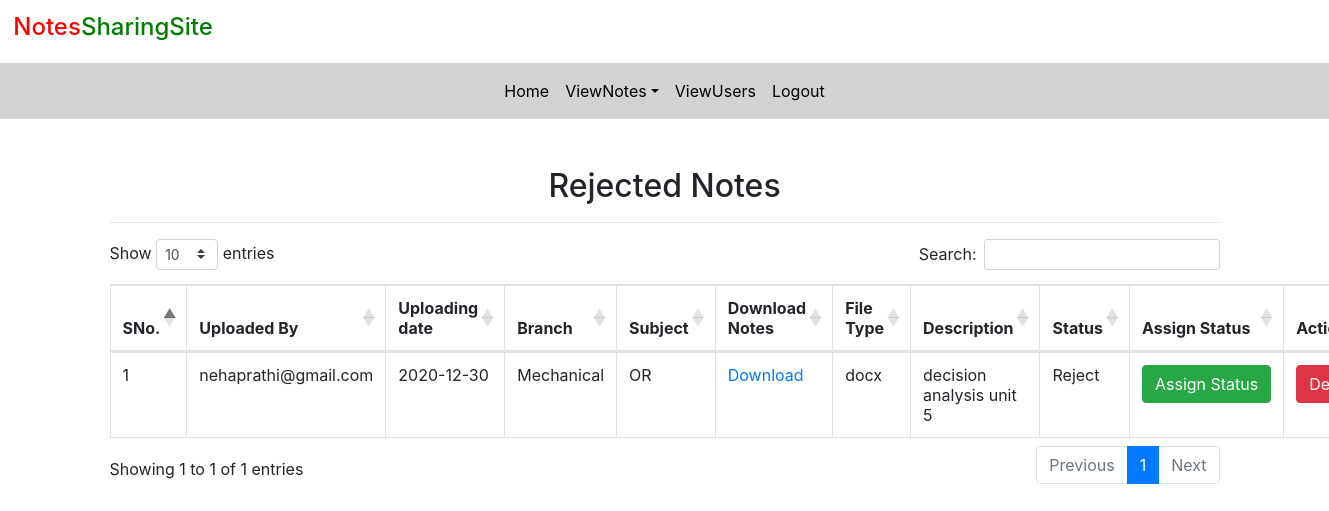
Before: /rejected_notes (signed in) with the older database file.
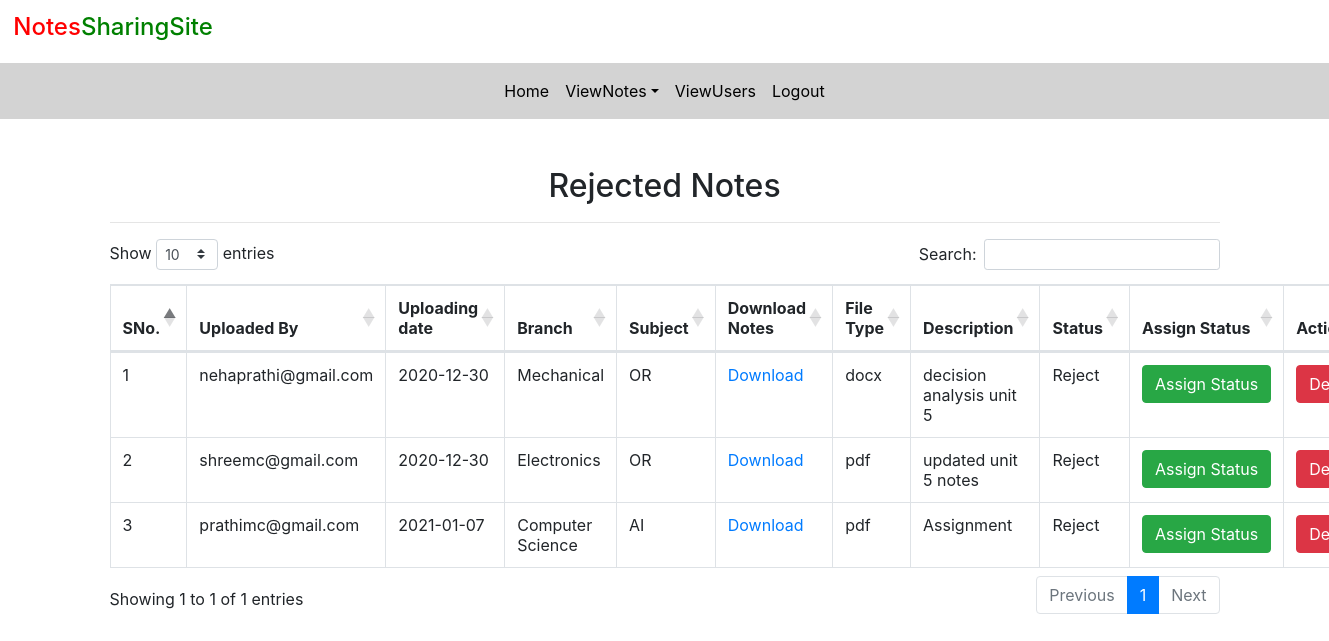
After: the same page with the newer database file.
### notes/models.py (models this page shows, shortened)
class Notes(models.Model):
	user=models.ForeignKey(User,on_delete=models.CASCADE)
	uploadingdate=models.CharField(max_length=30)
	branch=models.CharField(max_length=30)
	subject=models.CharField(max_length=30)
	notesfile=models.FileField(null=True)
	filetype=models.CharField(max_length=30)
	description=models.CharField(max_length=200,null=True)
	status=models.CharField(max_length=15)

### notes/views.py (the view)
# urls.py: path('rejected_notes',rejected_notes,name='rejected_notes'),
def rejected_notes(request):
	if not request.user.is_authenticated:
		return redirect('login_admin')
	notes = Notes.objects.filter(status="Reject")
	d={'notes':notes}
	return render(request,'rejected_notes.html',d)

### notes/templates/rejected_notes.html (shortened to what this page needs)
{% extends 'admin_nav.html' %}
{% load static %}
{% block body %}
<link rel ="stylesheet" href="https://cdnjs.cloudflare.com/ajax/libs/twitter-bootstrap/4.5.2/css/bootstrap.css">
<link rel ="stylesheet" href="https://cdn.datatables.net/1.10.22/css/dataTables.bootstrap4.min.css">
<div class="container mt-5">
	<h2 class="text-center">Rejected Notes</h2>
			<HR>
			<table class="table table-bordered" id="example">
				<thead>
					<tr>
						<th>SNo.</th>
						<th>Uploaded By</th>
						<th>Uploading date</th>
						<th>Branch</th>
						<th>Subject</th>
						<th>Download Notes</th>
						<th>File Type</th>
						<th>Description</th>
						<th>Status</th>
						<th>Assign Status</th>
						<th>Action</th>
					</tr>
				</thead>
					{% for i in notes %}
					<tbody>
					<tr>
						<td>{{forloop.counter}}</td>
						<td>{{i.user.username}}</td>
						<td>{{i.uploadingdate}}</td>
						<td>{{i.branch}}</td>
						<td>{{i.subject}}</td>
						<td><a href="{{i.notesfile.url}}" download>Download</a></td>
						<td>{{i.filetype}}</td>
						<td>{{i.description}}</td>
						<td>{{i.status}}</td>
						<td><a href="{% url 'assign_status' i.id %}" class="btn btn-success" >Assign&nbsp;Status</a></td>
						<td><a href="{% url 'delete_notes' i.id %}" class="btn btn-danger" onclick="return confirm('Do You want to delete?')">Delete</a></td>
					</tr>
					{% endfor %}
				</tbody>
			</table>
</div>
{% endblock %}

Changed rows visible on the page:
now on this page (row edited): Notes: user.username "shreemc@gmail.com", uploadingdate "2020-12-30", branch "Electronics", subject "OR", filetype "pdf", description "updated unit 5 notes", status "Reject"
added Notes: user.username "prathimc@gmail.com", uploadingdate "2021-01-07", branch "Computer Science", subject "AI", filetype "pdf", description "Assignment", status "Reject"
